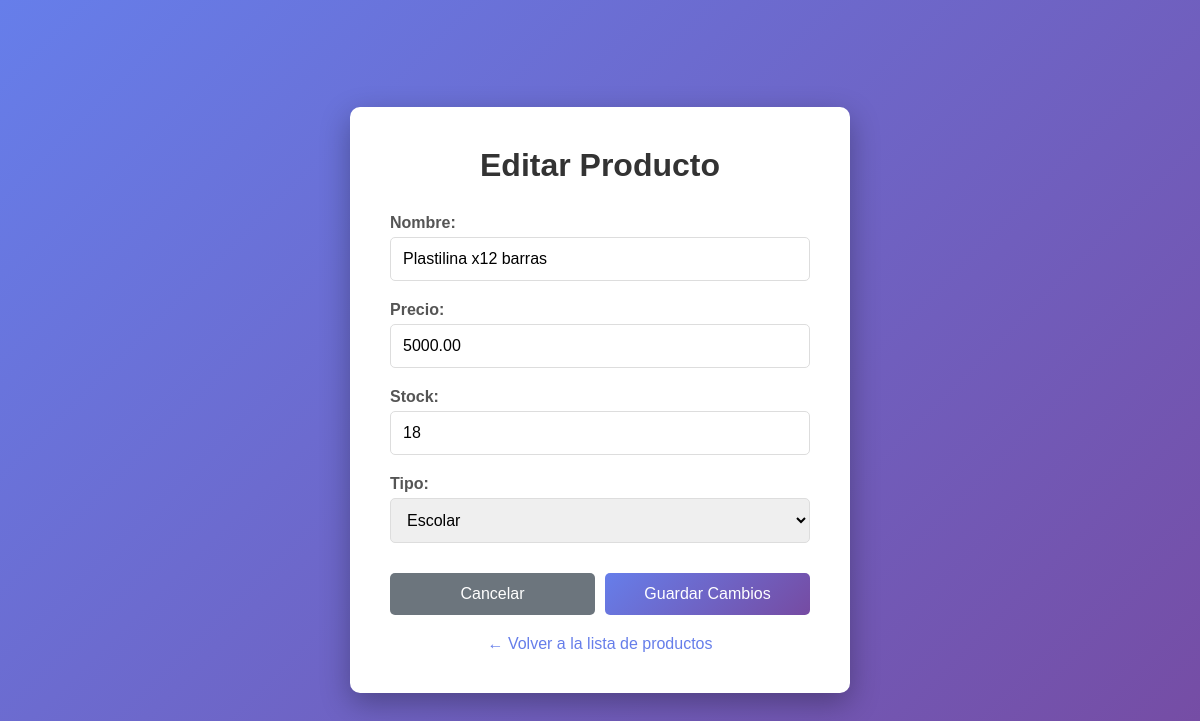
Page /editar_producto.php?id=19 on the committed database.
### tables this page shows
CREATE TABLE `productos` (
  `id` int(11) NOT NULL,
  `nombre` varchar(150) NOT NULL,
  `precio` decimal(10,2) NOT NULL,
  `stock` int(11) DEFAULT 0,
  `tipo_id` int(11) NOT NULL
);

CREATE TABLE `tipos_producto` (
  `id` int(11) NOT NULL,
  `nombre` varchar(100) NOT NULL
);

### editar_producto.php (the view, shortened to what this page needs)
<?php
$id = isset($_GET['id']) ? intval($_GET['id']) : 0;
$conn = getConnection();
$stmt = $conn->prepare("SELECT * FROM productos WHERE id = ?");
$stmt->bind_param("i", $id);
$stmt->execute();
$result = $stmt->get_result();
$producto = $result->fetch_assoc();
$sql_tipos = "SELECT * FROM tipos_producto";
$tipos = $conn->query($sql_tipos);
?>
<!DOCTYPE html>
<html lang="es">
<head>
</head>
<body>
    <div class="form-container">
        <h1>Editar Producto</h1>
        <form action="modificar_producto.php" method="POST">
            <div class="form-group">
                <label for="nombre">Nombre:</label>
                <input type="text" id="nombre" name="nombre" value="<?php echo htmlspecialchars($producto['nombre']); ?>" required>
            </div>
            <div class="form-group">
                <label for="precio">Precio:</label>
                <input type="number" id="precio" name="precio" step="0.01" min="0" value="<?php echo $producto['precio']; ?>" required>
            </div>
            <div class="form-group">
                <label for="stock">Stock:</label>
                <input type="number" id="stock" name="stock" min="0" value="<?php echo $producto['stock']; ?>" required>
            </div>
            <div class="form-group">
                <label for="tipo_id">Tipo:</label>
                <select id="tipo_id" name="tipo_id" required>
                    <?php while($tipo = $tipos->fetch_assoc()): ?>
                        <option value="<?php echo $tipo['id']; ?>" <?php echo ($producto['tipo_id'] == $tipo['id']) ? 'selected' : ''; ?>>
                            <?php echo htmlspecialchars($tipo['nombre']); ?>
                        </option>
                    <?php endwhile; ?>
                </select>
            </div>
            <div class="form-actions">
                <a href="index.php" class="btn btn-cancel">Cancelar</a>
                <button type="submit" class="btn btn-primary">Guardar Cambios</button>
            </div>
        </form>
        <div class="link">
            <a href="index.php">← Volver a la lista de productos</a>
        </div>
    </div>
</body>
</html>

### editar_producto.php (style rules this page uses)
* { margin: 0; padding: 0; box-sizing: border-box; }
body { font-family: Arial, sans-serif; background: linear-gradient(135deg, #667eea 0%, #764ba2 100%); display: flex; justify-content: center; align-items: center; min-height: 100vh; padding: 20px; }
.form-container { background: white; padding: 40px; border-radius: 10px; box-shadow: 0 10px 30px rgba(0,0,0,0.3); width: 100%; max-width: 500px; }
h1 { text-align: center; color: #333; margin-bottom: 30px; }
.form-group { margin-bottom: 20px; }
label { display: block; margin-bottom: 5px; color: #555; font-weight: bold; }
input[type="text"], input[type="number"], select { width: 100%; padding: 12px; border: 1px solid #ddd; border-radius: 5px; font-size: 16px; }
.form-actions { display: flex; gap: 10px; margin-top: 30px; }
button, .btn { flex: 1; padding: 12px; border: none; border-radius: 5px; font-size: 16px; cursor: pointer; transition: transform 0.2s; text-decoration: none; display: inline-block; text-align: center; }
.btn-primary { background: linear-gradient(135deg, #667eea 0%, #764ba2 100%); color: white; }
.btn-cancel { background: #6c757d; color: white; }
.link { text-align: center; margin-top: 20px; }
.link a { color: #667eea; text-decoration: none; }

### rows in the picture
productos: nombre "Plastilina x12 barras", precio "5000.00", stock "18", tipo_id "Escolar"
